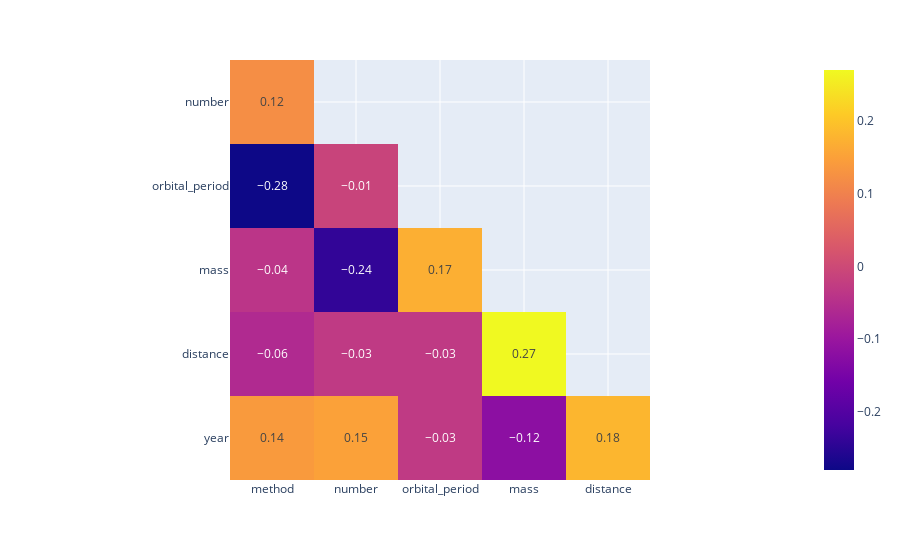

Write notebook code for a chart like this one.
### Code cell
# * Correlation analysis -https://stackoverflow.com/questions/66572672/correlation-heatmap-in-plotly

# Correlation
df_corr = df.corr().round(2)  
# Mask to matrix
mask = np.zeros_like(df_corr, dtype=bool)
mask[np.triu_indices_from(mask)] = True
# Viz
df_corr_viz = df_corr.mask(mask).dropna(how='all').dropna(axis='columns', how='all')
# df_corr_viz = df_corr.mask(mask).dropna(how='all').dropna(how='all')

fig = px.imshow(df_corr_viz, text_auto=True)
fig.show()

### Figure 1 — Plotly figure (JSON) as saved in the notebook; plotly's stock layout.template omitted (floating-point values rounded to 4 significant figures)
{"data": [{"coloraxis": "coloraxis", "hovertemplate": "x: %{x}<br>y: %{y}<br>color: %{z}<extra></extra>", "name": "0", "texttemplate": "%{z}", "type": "heatmap", "x": ["method", "number", "orbital_period", "mass", "distance"], "xaxis": "x", "y": ["number", "orbital_period", "mass", "distance", "year"], "yaxis": "y", "z": [[0.12, NaN, NaN, NaN, NaN], [-0.28, -0.01, NaN, NaN, NaN], [-0.04, -0.24, 0.17, NaN, NaN], [-0.06, -0.03, -0.03, 0.27, NaN], [0.14, 0.15, -0.03, -0.12, 0.18]]}], "layout": {"coloraxis": {"colorscale": [[0, "#0d0887"], [0.1111, "#46039f"], [0.2222, "#7201a8"], [0.3333, "#9c179e"], [0.4444, "#bd3786"], [0.5556, "#d8576b"], [0.6667, "#ed7953"], [0.7778, "#fb9f3a"], [0.8889, "#fdca26"], [1, "#f0f921"]]}, "margin": {"t": 60}, "xaxis": {"anchor": "y", "constrain": "domain", "domain": [0, 1], "scaleanchor": "y"}, "yaxis": {"anchor": "x", "autorange": "reversed", "constrain": "domain", "domain": [0, 1]}}}
